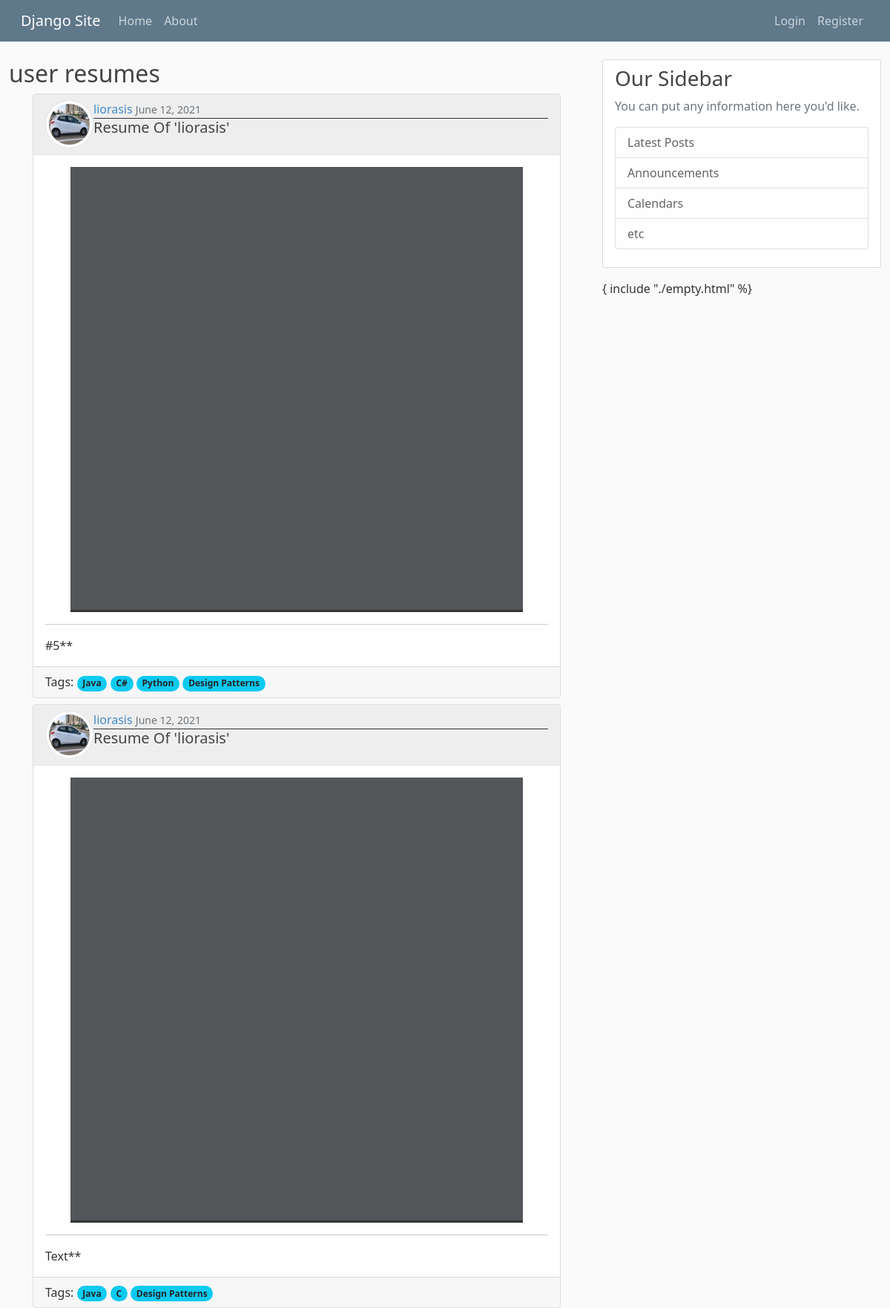
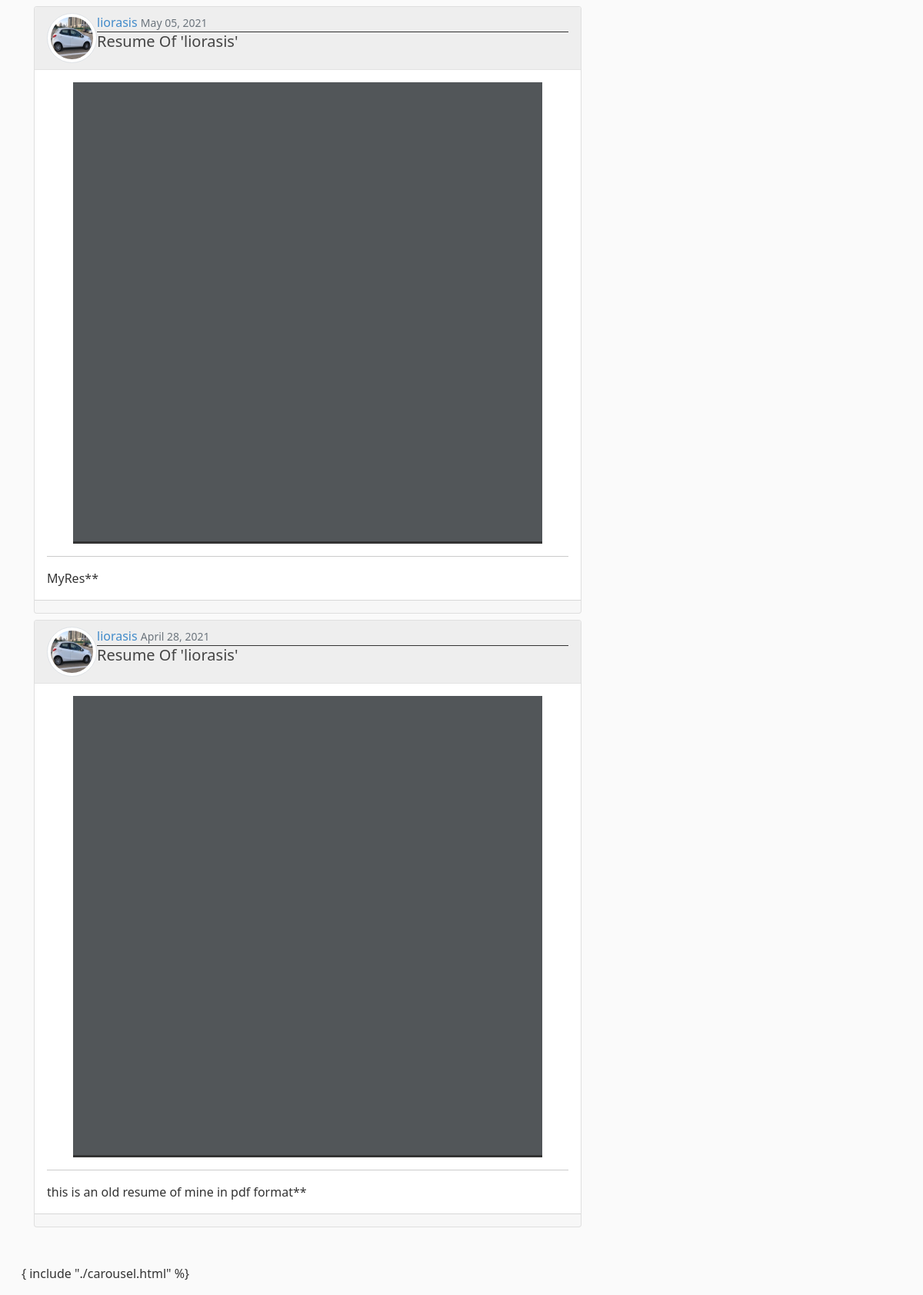
Screenshot of /resumes/user/liorasis/ with the database file from the repository (2 pictures, top to bottom).
### resumes/models.py (models this page shows, shortened)
class Resume(models.Model):
    resume_file = models.FileField(upload_to='uploads/resumes/')
    text = models.TextField(default="")
    tags = models.ManyToManyField('Tag', blank=True)
    created_at = models.DateTimeField(auto_now_add=True)
    updated_at = models.DateTimeField(auto_now=True)
    author = models.ForeignKey(settings.AUTH_USER_MODEL, on_delete=models.CASCADE)
    def __str__(self):
        return f'{self.resume_file.name} File'

class Tag(models.Model):
    name = models.CharField(max_length=25)

### accounts/models.py (models this page shows, shortened)
class Profile(models.Model):
    user = models.OneToOneField(settings.AUTH_USER_MODEL, on_delete=models.CASCADE)
    image = models.ImageField(default='profile_pics/default.jpeg', upload_to="profile_pics")

class CustomUser(AbstractUser):
    def __str__(self):
        return f'{self.username}'

### resumes/views/resume_views.py (the view)
# urls.py: path('user/<str:username>/', views.UserResumeListView.as_view(), name="user_resumes"),
class UserResumeListView(ListView):
    model = Resume
    template_name = 'resumes/user_resumes.html'
    def get_queryset(self):
        user = get_object_or_404(CustomUser, username=self.kwargs.get('username'))
        user_resumes_key = str(user.username + "_resumes")
        resumes_queryset = cache.get(user_resumes_key)
        if resumes_queryset is None:
            print("***insert to cache***")
            resumes_queryset = Resume.objects.filter(author=user).order_by('-id').prefetch_related('tags', 'author', 'author__profile')
            cache.set(user_resumes_key, resumes_queryset, timeout=300)
        return resumes_queryset

### resumes/templates/resumes/user_resumes.html (shortened to what this page needs)
{% extends "base.html" %}
{% block content %}
    <h2>user resumes</h2>
    <div class="container">
        {% if resume_list %}
            {% for resume in resume_list %}
            <div class="card m-2">
                <div class="card-header">
                    <div class="d-flex bd-highlight align-items-start">
                        <img class="rounded-circle img-thumbnail center card-img-start" src="{{ resume.author.profile.image.url }}" alt=" ">
                        <div class="align-content-start flex-fill">
                            <div class="align-self-start-inner d-flex">
                                <span class="me-auto" style="margin-top: auto;">
                                    <a class="card-user-link" href="{% url 'resumes:user_resumes' resume.author.username %}">{{ resume.author }}</a>
                                    <small class="text-muted">{{ resume.created_at|date:"F d, Y" }}</small>
                                </span>
                            </div>
                            <h5 class="card-title align-self-end">
                                <a class="card-title" href="{% url 'resumes:resume_detail' resume.id %}"> Resume Of '{{ resume.author }}'</a>
                            </h5>
                        </div>
                    </div>
                </div>
                <div class="card-body">
                    <div class="ratio ratio-1x1 p-1" style="margin-left: auto; margin-right: auto; text-align: center; width: 90%; height: 75vh/*950px*/; background-color: rgb(82,86,89); border-bottom: solid;">
                        <iframe class="embed-responsive-item" src="{{resume.resume_file.url}}"></iframe>
                    </div>
                    <hr/>
                    <p class="card-text">{{ resume.text }}**</p>
                </div>
                <div class="card-footer">
                    {% if resume.tags.all %}
                        Tags:
                    {% endif %}
                    {% for tag in resume.tags.all %}
                        <span class="badge bg-info rounded-pill text-dark">{{ tag.name }}</span>
                    {% endfor %}
                </div>
            </div>
            {% endfor %}
        {% else %}
            <strong>No Resumes was found</strong>
        {% endif %}
    </div>
    <br>
{% endblock %}

### static/resume_project/main.css (style rules this page uses)
body { background: #fafafa; color: #333333; margin-top: 5rem; }
h1, h2, h3, h4, h5, h6 { color: #444444; }
.card-img-start { min-width: 65px; min-height: 65px; height: 65px; width: 65px; background-size: cover; }
.card-header { border-bottom: 1px solid #e3e3e3; background-color: #eeeeee; }
.align-self-start-inner { align-self: flex-start; border-bottom: 1px solid ; }
.card-title { color: #444444; text-decoration: none; margin-bottom: 0rem; }
.card-user-link { color: #428bca; text-decoration: none; }

### rows the page displays
Resume: author.profile.image (placeholder picture), author "liorasis", created_at "June 12, 2021", text "#5", shows "Tags:"
Tag: name "Java"
Tag: name "C#"
Tag: name "Python"
Tag: name "Design Patterns"
Resume: author.profile.image (placeholder picture), author "liorasis", created_at "June 12, 2021", text "Text", shows "Tags:"
Tag: name "C"
Resume: author.profile.image (placeholder picture), author "liorasis", created_at "May 05, 2021", text "MyRes"
Resume: author.profile.image (placeholder picture), author "liorasis", created_at "April 28, 2021", text "this is an old resume of mine in pdf format"
